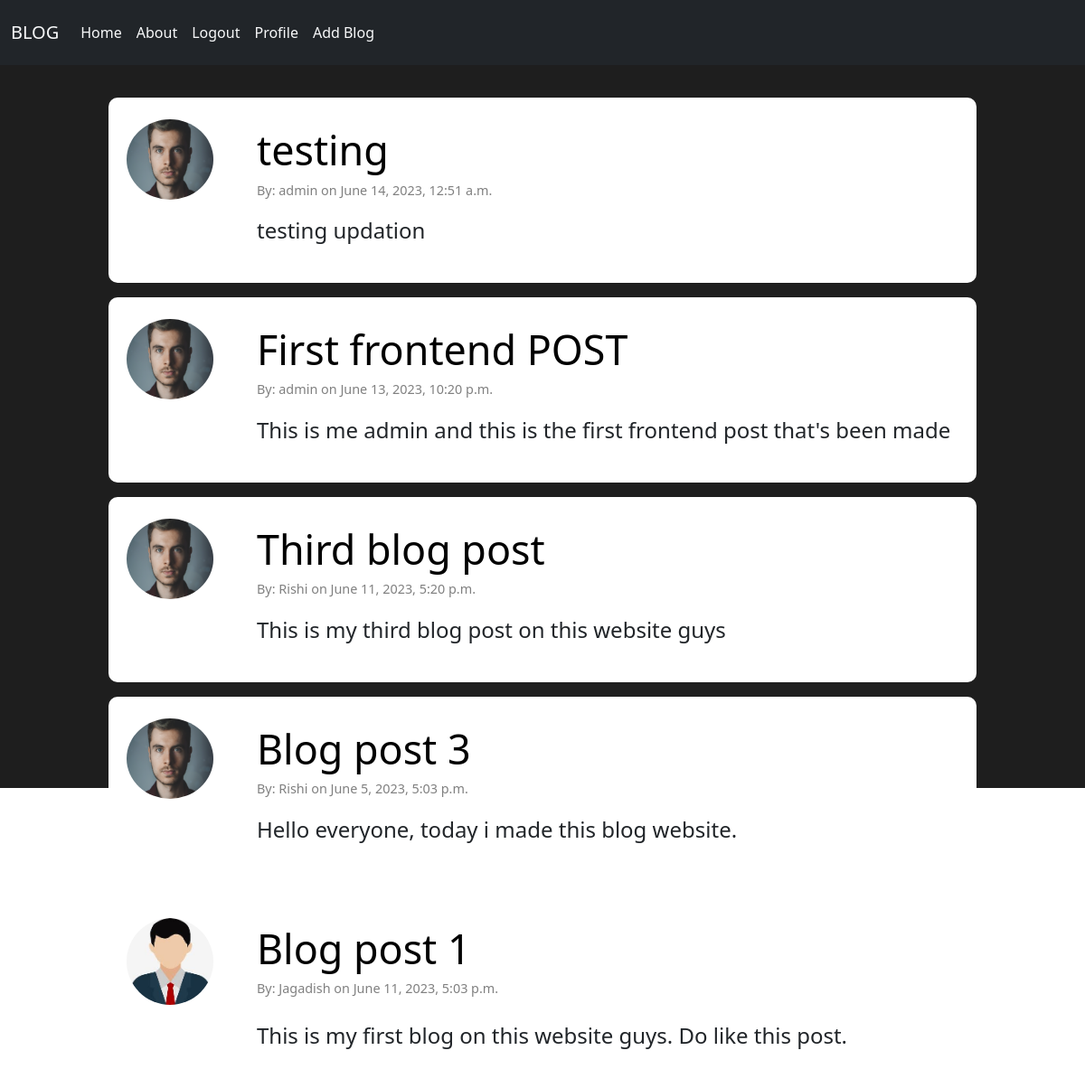
The page / (signed in) on the database its author committed.
### app/models.py (models this page shows, shortened)
class Post(models.Model):
    title = models.CharField(max_length=200)
    content = models.TextField()
    date_posted = models.DateTimeField(default=timezone.now)
    author = models.ForeignKey(User, on_delete=models.CASCADE)

### users/models.py (models this page shows, shortened)
class Profile(models.Model):
    user = models.OneToOneField(User, on_delete=models.CASCADE)
    image = models.FileField(default='profile_pics/default.jpg', upload_to='profile_pics/')
    email = models.EmailField(max_length=200, null= True)
    facebook_link = models.CharField(max_length=200, null= True)
    github_link = models.CharField(max_length=200, null= True)

### app/views.py (the view)
# urls.py: path("", views.home, name="home"),
def home(request):
    if request.user.is_authenticated:
        context = {
            'posts' : Post.objects.all()[::-1],
        }
        return render(request, "home.html", context)
    else:
        return redirect('register')
    return render(request, "home.html", context)

### templates/home.html (shortened to what this page needs)
{% extends 'base.html' %}
{% load static %}
{% block content %}
    {% for post in posts %}
        <div class="mycard">
                <br>
                <div class="details-div" >
                    <img class="post-img" src=" {{post.author.profile.image.url}}" alt="">
                    <div>
                        <a href="{% url 'post_detail' logged_user=user.id post_id=post.id %}">{{post.title}}</a>
                        <p >By: {{post.author}} on {{post.date_posted}} </p>
                    </div>
                </div>
                <p class="content" > {{post.content}} </p>
                <br>
        </div>
    {% endfor %}
{% endblock content %}

### templates/base.html (shortened to what this page needs)
{% load static %}
<html lang="en">
  <head>
    <link href="https://cdn.jsdelivr.net/npm/bootstrap@5.3.0/dist/css/bootstrap.min.css" rel="stylesheet">
    <link rel="stylesheet" href={% static 'base.css' %}>
    <link rel="stylesheet" href={% static 'home.css' %}>
    <link rel="stylesheet" href={% static 'profile.css' %}>
    <link rel="stylesheet" href={% static 'post_detail.css' %}>
    <link rel="stylesheet" href={% static 'update_blog.css' %}>
  </head>
  <body>
    <nav class="navbar navbar-expand-lg bg-dark py-3">
      <div class="container-fluid">
        <a class="navbar-brand text-light" href="#">BLOG</a>
        <div class="collapse navbar-collapse" id="navbarSupportedContent">
          <ul class="navbar-nav me-auto mb-2 mb-lg-0">
            <li class="nav-item">
              <a class="nav-link active text-light" aria-current="page" href="/">Home</a>
            </li>
            <li class="nav-item">
              <a class="nav-link text-light" href="/about">About</a>
            </li>
            <li class="nav-item">
              <a class="nav-link text-light" href="/logout">Logout</a>
            </li>
            <li class="nav-item">
              <a class="nav-link text-light" href="{% url 'profile' %} ">Profile</a>
            </li>
            <li class="nav-item">
              <a class="nav-link text-light" href="{% url 'add_blog' %} ">Add Blog</a>
            </li>
          </ul>
        </div>
      </div>
    </nav>
    <div class="myapp">
      {% block content %}{% endblock content %}
    </div>
  </body>
</html>

### static/base.css (style rules this page uses)
.myapp { background-color: rgb(30, 30, 30); height: 100%; display: flex; flex-direction: column; align-items: center; justify-content: center; position: relative; }

### static/home.css (style rules this page uses)
.mycard { position: relative; top: 12rem; width: 80%; background-color: white; padding: 0px 20px; margin-bottom: 1rem; border-radius: 10px; cursor: pointer; }
.mycard a { font-size: 2.8rem; color: black; text-decoration: none; }
.mycard div p { font-size: 0.9rem; color: grey; }
.mycard .content { font-size: 1.5rem; margin-left: 9rem; }
.mycard img { border-radius: 50%; width: 6rem; margin-right: 3rem; margin-bottom: 1rem; }
.details-div { display: flex; }

### rows shown on the page
Post: author.profile.image (picture), title "testing", author "admin", date_posted "June 14, 2023, 12:51 a.m.", content "testing updation"
Post: author.profile.image (picture), title "First frontend POST", author "admin", date_posted "June 13, 2023, 10:20 p.m.", content "This is me admin and this is the first frontend post that's been made"
Post: author.profile.image (picture), title "Third blog post", author "Rishi", date_posted "June 11, 2023, 5:20 p.m.", content "This is my third blog post on this website guys"
Post: author.profile.image (picture), title "Blog post 3", author "Rishi", date_posted "June 5, 2023, 5:03 p.m.", content "Hello everyone, today i made this blog website."
Post: author.profile.image (placeholder picture), title "Blog post 1", author "Jagadish", date_posted "June 11, 2023, 5:03 p.m.", content "This is my first blog on this website guys. Do like this post."
